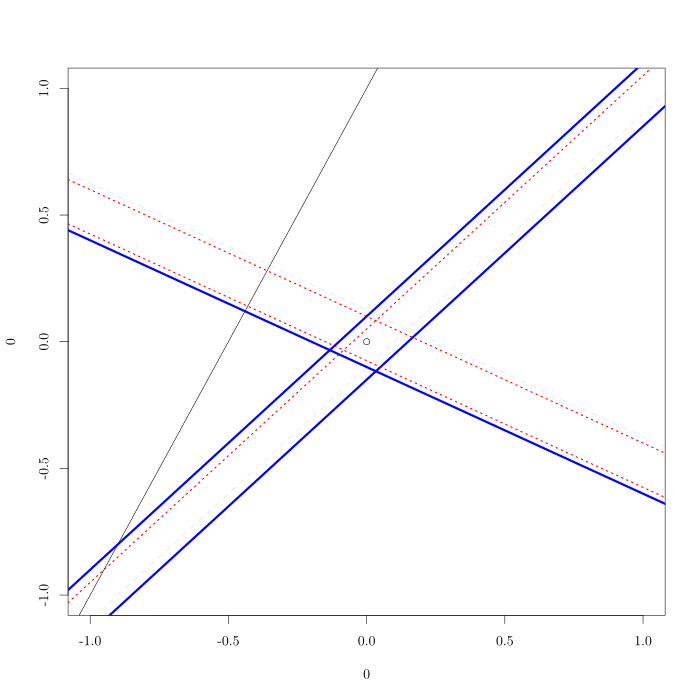

Source code (R):
if (interactive()) rs()
library(earnmisc)
use.tikz <- TRUE
if (!interactive()) use.tikz <- TRUE
if (use.tikz) {
    ##library(tikzDevice)
    ##tikz.out <- tikz("explore.tex", standAlone = TRUE)
    tikz.info <- tikz_open("explore.tex")
}
if (interactive()) ?earnmisc
plot(0,0)
(xys_line(0, 1, 2))
oi.blue.2 <- oi_colour("blue", alpha = 0.2)
xys.out <- xys_line(c(0,0.05), c(0.1,-0.1), c(1,-0.5)
         , col = c("blue","red",oi.blue.2)
         , lty = c("solid","dotted","dashed")
         , lwd = c(4,2,1)
         )
xys.out
##example(xys_line)
if (interactive()) ?okabe_ito_colours
oi.orange
if (interactive()) ?nice_text
plot(0,0, las = 1, xlab = "", ylab = "")
cx <- 2
text(0, 0.2, nice_text(r"($\Rn$)"), cex = cx)
text(0, -0.2, nice_text(r"($\lambdakm$)"), cex = cx)
text(0.4, 0, nice_text(r"($\Ykm$)"), cex = cx)

if (!interactive()) {
  dev.off()
  tikz.pdf <- tikz_compile(tikz.info, clean = TRUE)
  system(paste0("open ", tikz.pdf))
}
